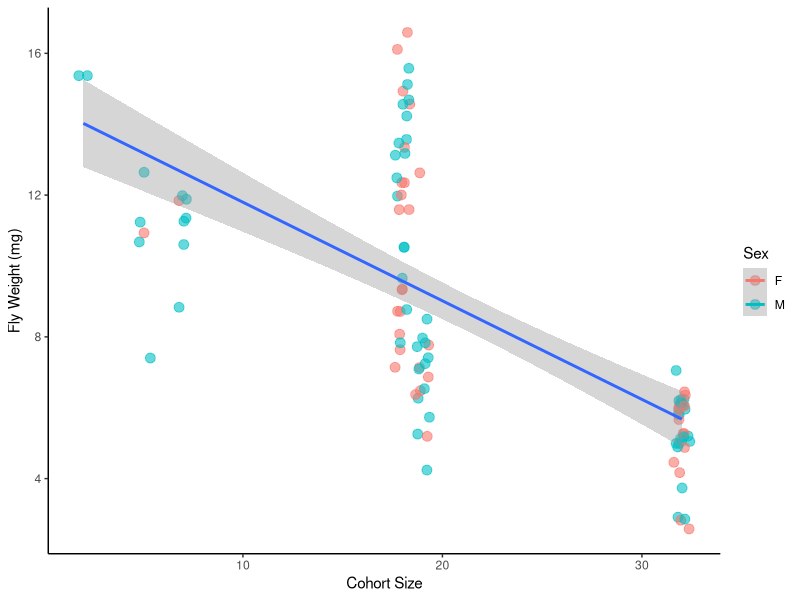
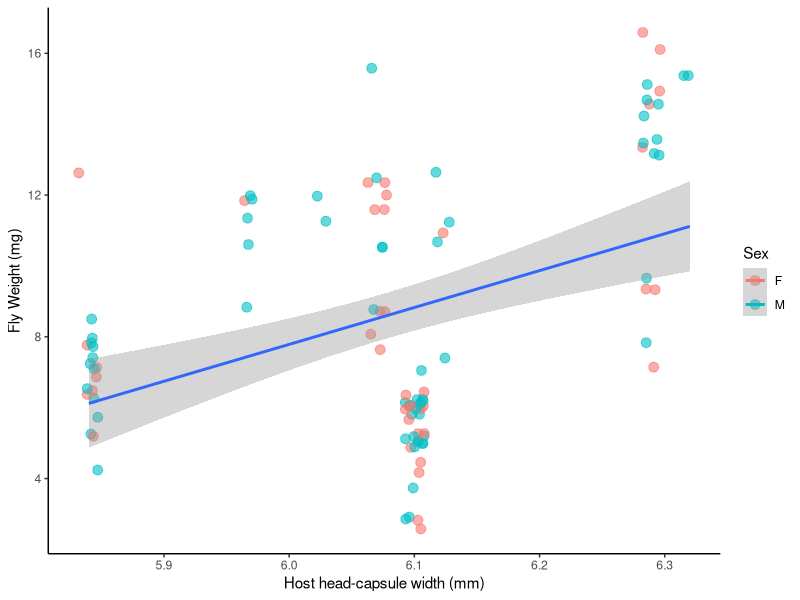
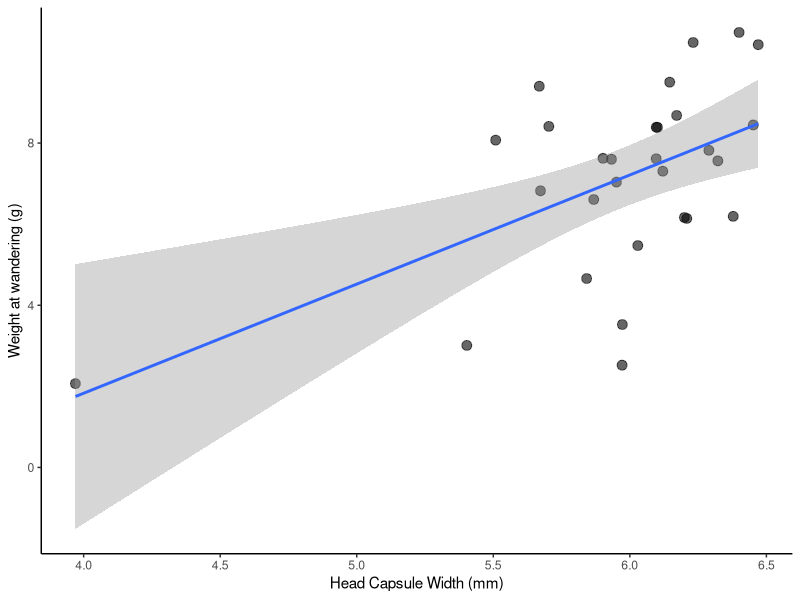
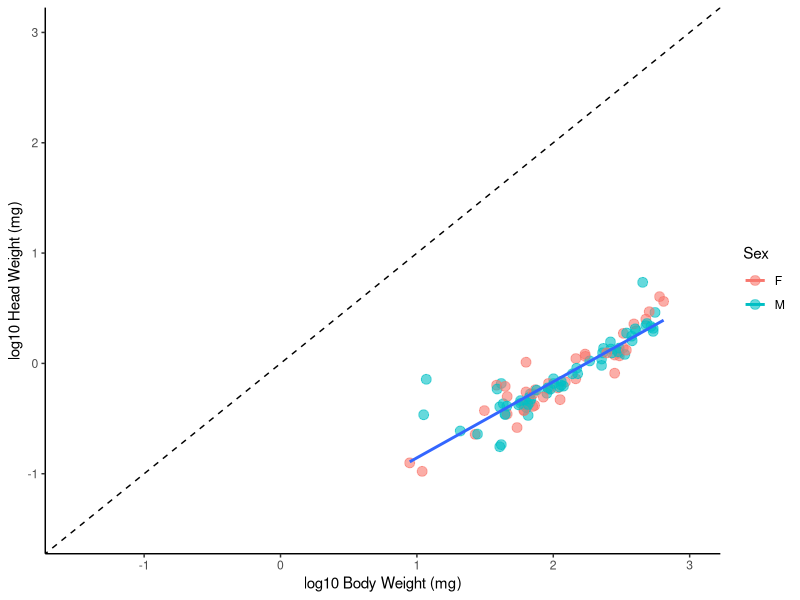
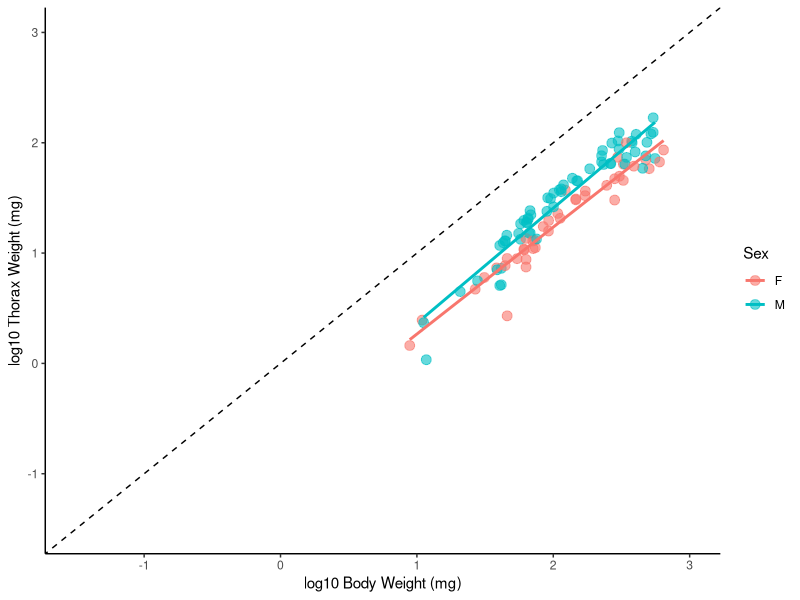
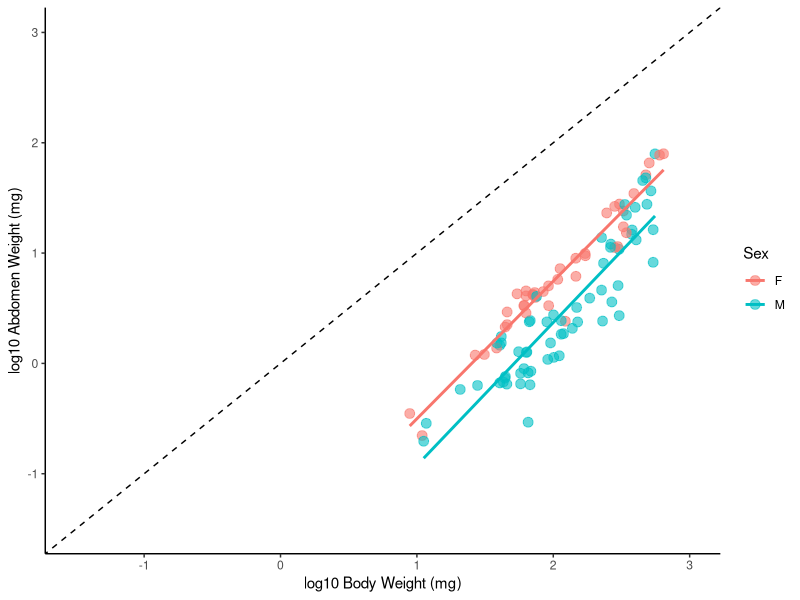
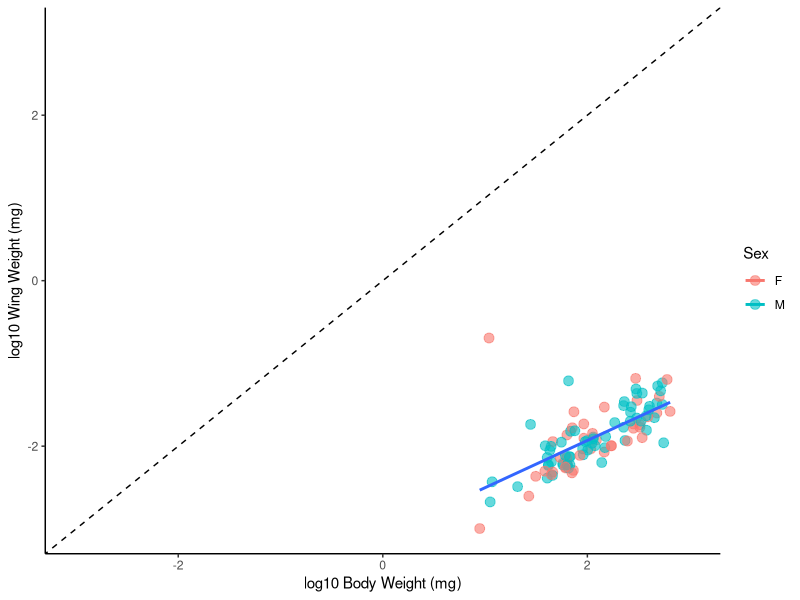
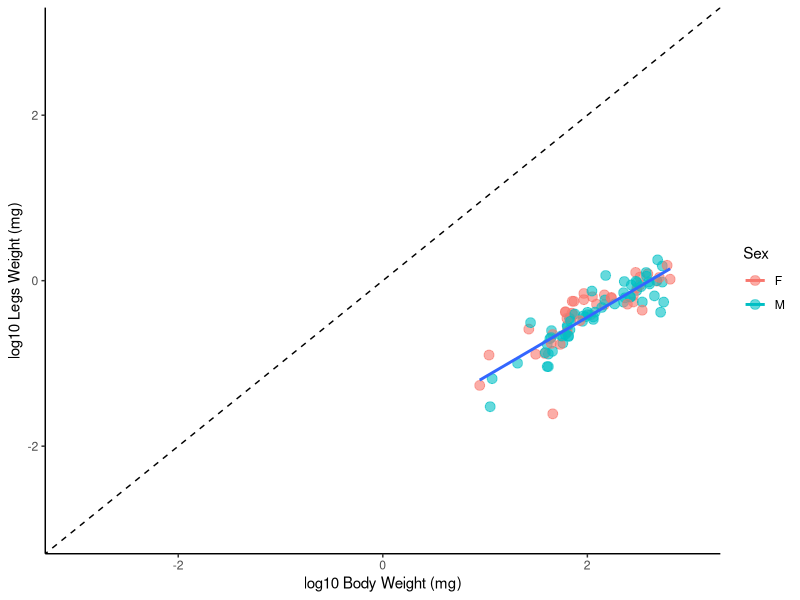

The R source for these figures, in order:
#Tachinid Competitive and Development Project - Data Exploration
#Keaton Wilson
#2018-02-13
#keatonwilson@me.com

#Packages
library(tidyverse)

#Importing the master data file
tach_master = read_csv(file = "Data/TachDataFull.csv")

#Cleaning up a bit
tach_master = tach_master %>%
  select(-SiblingNumber, -NutritionIndex)
tach_master$Sex = factor(tach_master$Sex)

#First steps: 1. Let's get sibling numbers for each group so we can calculate the nutritional index.
siblings = tach_master %>%
  group_by(CaterpillarID) %>%
  summarize(sib_number = max(FlyID))

#left_Join this
tach_master = tach_master %>%
  left_join(siblings)

#Generating a Nutritional Index that is the head capsule width divided by the number of siblings in a cohort
tach_master = tach_master %>%
  mutate(nut_index = HeadCapsuleWidth/sib_number)

#Let's impute NA values. 
library(caret)
#install.packages("VIM")
library(VIM)


tach_master_impute = as.tibble(kNN(tach_master, variable = colnames(tach_master[8:13]), numFun = "weightedMean"))
tach_master_impute$FlyWeight = as.numeric(tach_master_impute$FlyWeight)



#Exploratory plots!

#Fly weight as a function of sibling number
ggplot(tach_master_impute, aes(x = sib_number, y = FlyWeight, color = Sex)) +
  geom_jitter(size = 3, alpha = 0.6) +
  theme_classic() +
  geom_smooth(method = "lm", aes(group = 1)) +
  xlab("Cohort Size") +
  ylab("Fly Weight (mg)")

#Fly weight as a function of head capsule size
ggplot(tach_master_impute, aes(x = HeadCapsuleWidth, y = FlyWeight, color = Sex)) +
  geom_jitter(size = 3, alpha = 0.6) +
  theme_classic() +
  geom_smooth(method = "lm", aes(group = 1)) +
  xlab("Host head-capsule width (mm)") +
  ylab("Fly Weight (mg)")

#best model seems to be one that includes both, additively.
lm1 = lm(FlyWeight ~ sib_number + HeadCapsuleWidth, data = tach_master_impute)
summary(lm1)
#Also interesting to note how sex doesn't come into play here... it makes the model worse. Indicating that this relationship isn't
#different among the sexes

#Also need to show that there is a positive correlation between head-capsule width and weight @ wander
#Read in bigger data set

head_cap_wander = read_csv(file = "Data/Parasitized Caterpillar Data.csv")
ggplot(head_cap_wander, aes(x = HeadCapsuleWidth, y = WanderWeight)) +
  geom_jitter(size = 3, alpha = 0.6) +
  theme_classic() +
  geom_smooth(method = "lm") +
  xlab("Head Capsule Width (mm)") +
  ylab("Weight at wandering (g)")

lm_head_cap = lm(WanderWeight ~ HeadCapsuleWidth, data = head_cap_wander)

#Not great - but there are a lot of other variables embedded in that - perhaps it's better to use other examples from the literature.

#Ok, now the fun stuff.

#Head weight versus body weight 
ggplot(tach_master_impute, aes(x = log(FlyWeight), y = log(HeadWeight), color = Sex)) +
  geom_point(size = 3, alpha = 0.6) +
  theme_classic() +
  geom_abline(slope = 1, intercept = 0, lty = 2) +
  coord_cartesian(xlim = c(-1.5, 3), ylim = c(-1.5,3)) +
  geom_smooth(method = "lm", se = FALSE, aes(group = 1)) +
  xlab("log10 Body Weight (mg)") +
  ylab("log10 Head Weight (mg)")
  
#No difference between males and females
lmhvb = lm(log(HeadWeight) ~ log(FlyWeight), data = tach_master_impute)
summary(lmhvb)
confint(lmhvb)
#Let's do a Wald's test to check and see if the slope is sig. diff from 1
library(car)
linearHypothesis(lmhvb, "log(FlyWeight) = 1")

#Slope is significantly less than 1. 


#Thorax versus Body  
ggplot(tach_master_impute, aes(x = log(FlyWeight), y = log(ThoraxWeight), color = Sex)) +
  geom_point(size = 3, alpha = 0.6) +
  theme_classic() +
  geom_abline(slope = 1, intercept = 0, lty = 2) +
  coord_cartesian(xlim = c(-1.5, 3), ylim = c(-1.5,3)) +
  geom_smooth(method = "lm", se = FALSE) +
  xlab("log10 Body Weight (mg)") +
  ylab("log10 Thorax Weight (mg)")

#Differences between males and females
lmtvbvs = lm(log(ThoraxWeight) ~ Sex/log(FlyWeight) -1, data = tach_master_impute)
summary(lmtvbvs)
#Testing differences from a slope of 1
linearHypothesis(lmtvbvs, "SexF:log(FlyWeight) = 1")
linearHypothesis(lmtvbvs, "SexM:log(FlyWeight) = 1")


#Yep, Males are significantly higher, no difference in slope though.

#Abdomen versus Body
ggplot(tach_master_impute, aes(x = log(FlyWeight), y = log(AbWeight), color = Sex)) +
  geom_point(size = 3, alpha = 0.6) +
  theme_classic() +
  geom_abline(slope = 1, intercept = 0, lty = 2) +
  coord_cartesian(xlim = c(-1.5, 3), ylim = c(-1.5,3)) +
  geom_smooth(method = "lm", se = FALSE) +
  xlab("log10 Body Weight (mg)") +
  ylab("log10 Abdomen Weight (mg)")

#Things are reversed. Females are significantly higher, no difference in slopes. 
lmavbvs = lm(log(AbWeight) ~ log(FlyWeight) + Sex, data = tach_master_impute)


#Wings versus Body
ggplot(tach_master_impute, aes(x = log(FlyWeight), y = log(WingWeight), color = Sex)) +
  geom_point(size = 3, alpha = 0.6) +
  theme_classic() +
  geom_abline(slope = 1, intercept = 0, lty = 2) +
  coord_cartesian(xlim = c(-3, 3), ylim = c(-3,3)) +
  geom_smooth(method = "lm", se = FALSE, aes(group = 1)) +
  xlab("log10 Body Weight (mg)") +
  ylab("log10 Wing Weight (mg)")

#No difference between males and females

#Legs versus Body
ggplot(tach_master_impute, aes(x = log(FlyWeight), y = log(as.numeric(LegsWeight)), color = Sex)) +
  geom_point(size = 3, alpha = 0.6) +
  theme_classic() +
  geom_abline(slope = 1, intercept = 0, lty = 2) +
  coord_cartesian(xlim = c(-3, 3), ylim = c(-3,3)) +
  geom_smooth(method = "lm", se = FALSE, aes(group = 1)) +
  xlab("log10 Body Weight (mg)") +
  ylab("log10 Legs Weight (mg)")


#Ok, these are rad, and Goggy will love them, I think. 


#Can we do them all on one plot!?
ggplot(tach_master_impute, aes(x = log(FlyWeight), y = log(HeadWeight), shape = Sex)) +
  geom_point(size = 2, alpha = 0.5) +
  geom_smooth(method = "lm", se = FALSE, aes(group = 1), color = "black") +
  geom_point(aes(x = log(FlyWeight), y = log(ThoraxWeight)), size = 2, alpha = 0.5) +
    geom_smooth(method = "lm", se = FALSE, aes(x = log(FlyWeight), y = log(ThoraxWeight))) +
  geom_point(aes(x = log(FlyWeight), y = log(AbWeight)), size = 2, alpha = 0.5) +
    geom_smooth(method = "lm", se = FALSE, aes(x = log(FlyWeight), y = log(AbWeight))) +
  geom_point(aes(x = log(FlyWeight), y = log(WingWeight)), size = 2, alpha = 0.5, shape = 4) +
    geom_smooth(method = "lm", se = FALSE, color = "black", aes(group = 1, x = log(FlyWeight), y = log(WingWeight))) +
  geom_point(aes(x = log(FlyWeight), y = log(as.numeric(LegsWeight))), size = 2, alpha = 0.5, shape = 3) +
    geom_smooth(method = "lm", se = FALSE, color = "black", aes(group = 1, x = log(FlyWeight), y = log(as.numeric(LegsWeight)))) +
  theme_classic() +
  geom_abline(slope = 1, intercept = 0, lty = 2) +
  coord_cartesian(xlim = c(0, 3), ylim = c(-3,3)) +
  xlab("log10 Body Weight (mg)") +
  ylab("log10 Body Part Weight (mg)") +
  geom_label(show.legend = FALSE, aes(x = 3, y = 2.2, label = "Thorax", size = 10), color = "black") +
  geom_label(show.legend = FALSE, aes(x = 3, y = 1.5, label = "Abdomen", size = 10), color = "black") +
  geom_label(show.legend = FALSE, aes(x = 3, y = 0.5, label = "Head", size = 10), color = "black") +
  geom_label(show.legend = FALSE, aes(x = 3, y = 0.1, label = "Legs", size = 10), color = "black") +
  geom_label(show.legend = FALSE, aes(x = 3, y = -1.3, label = "Wings", size = 10), color = "black")


#Better way to make the plot above - but with changes described by Robbie
tach_master_impute
tach_master_impute_long = tach_master_impute %>%
  select(Sex, FlyWeight:WingIntact) %>%
  gather(key = "organ", value = "organ_weight", -Sex, -FlyWeight, -WingIntact)
tach_master_impute_long$organ = factor(tach_master_impute_long$organ)
tach_master_impute_long$organ_weight = as.numeric(tach_master_impute_long$organ_weight)

#The interesting body parts
tach_master_impute_long %>%
  filter(organ == "ThoraxWeight" | organ == "AbWeight") %>%
ggplot(aes(x = log(FlyWeight), y = log(organ_weight), shape = Sex, color = organ)) +
  geom_point(size = 2, alpha = 0.5) +
  geom_smooth(method = "lm", aes(lty = Sex)) +
  theme_classic() +
  geom_abline(slope = 1, intercept = 0, lty = 3) +
  coord_cartesian(xlim = c(0.5, 3), ylim = c(-3,3)) +
  scale_color_discrete(guide = FALSE) +
  scale_shape_discrete(labels = c("Female", "Male")) +
  scale_linetype_discrete(guide = FALSE) +
  geom_label(show.legend = FALSE, aes(x = 2.95, y = 2.2, label = "Thorax",
                                      size = 9), color = "black") +
  geom_label(show.legend = FALSE, aes(x = 2.95, y = 1.5, label = "Abdomen",
                                      size = 9), color = "black") +
  ylab("log10 Weight (mg)") +
  xlab("log10 Body Weight (mg)")

#The rest
tach_master_impute_long %>%
  filter(organ %in% c("HeadWeight", "WingWeight", "LegsWeight")) %>%
  ggplot(aes(x = log(FlyWeight), y = log(organ_weight), shape = Sex, color = organ)) +
  geom_point(size = 2, alpha = 0.5) +
  geom_smooth(method = "lm", aes(group = organ)) +
  theme_classic() +
  geom_abline(slope = 1, intercept = 0, lty = 3) +
  coord_cartesian(xlim = c(0.5, 3), ylim = c(-3,3)) +
  scale_color_discrete(guide = FALSE) +
  scale_shape_discrete(labels = c("Female", "Male")) +
  scale_linetype_discrete(guide = FALSE) +
  ylab("log10 Weight (mg)") +
  xlab("log10 Body Weight (mg)") +
  geom_label(show.legend = FALSE, aes(x = 2.95, y = 0.5, label = "Head", 
                                      size = 10), color = "black") +
  geom_label(show.legend = FALSE, aes(x = 2.95, y = 0.1, label = "Legs", 
                                      size = 10), color = "black") +
  geom_label(show.legend = FALSE, aes(x = 2.95, y = -1.4, label = "Wings", 
                                      size = 10), color = "black")
  

#Didn't he do relative body part size plotted against size?

ggplot(tach_master_impute, aes(x = FlyWeight, y = HeadWeight/FlyWeight, color = Sex)) +
  geom_point(size = 3, alpha = 0.6) +
  theme_classic() +
  geom_smooth(method = "glm", formula = y ~ poly(x, 2), aes(group = 1), color = "black")

ggplot(tach_master_impute, aes(x = FlyWeight, y = ThoraxWeight/FlyWeight, color = Sex)) +
  geom_point(size = 3, alpha = 0.6) +
  theme_classic() +
  geom_smooth(method = "glm", formula = y ~ poly(x, 2))

ggplot(tach_master_impute, aes(x = FlyWeight, y = AbWeight/FlyWeight, color = Sex)) +
  geom_point(size = 3, alpha = 0.6) +
  theme_classic() +
  geom_smooth(method = "glm")


#Seems like there might a wing-weight that is fucked up - outlier removed - should probably remove all data where the wing category is False
ggplot((tach_master_impute %>% filter(WingWeight/FlyWeight < 0.1)), aes(x = FlyWeight, y = WingWeight/FlyWeight, color = Sex)) +
  geom_point(size = 3, alpha = 0.6) +
  theme_classic() +
  geom_smooth(method = "glm", aes(group = 1), color = "black")


ggplot(tach_master_impute, aes(x = FlyWeight, y = as.numeric(LegsWeight)/FlyWeight, color = Sex)) +
  geom_point(size = 3, alpha = 0.6) +
  theme_classic() +
  geom_smooth(method = "glm", color = "black", aes(group = 1))
